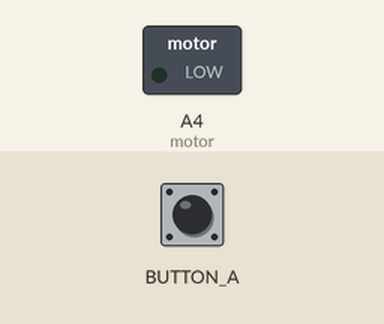
Bench run of a program on a simulated Circuit Playground running CircuitPython. Shown: switched loads named in the program (green lamp = pin HIGH). Inputs (shaded band) come from the test bench.

Above: at 1.2 s.
1.3 s: button A pressed for 0.15 s
At 1.37 s:
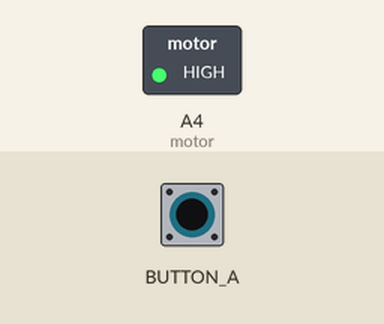
2.9 s: button A pressed for 3.2 s
At 6.8 s:
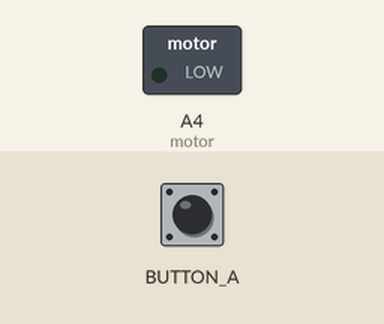
Timing chart, 0 to 8.3 s (numbered marks = the images above; inputs shaded):
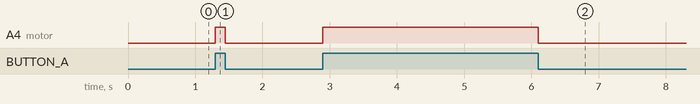

The program:

vibration.py
```python
from adafruit_circuitplayground import cp
import digitalio
import board
motor = digitalio.DigitalInOut(board.A4)
motor.switch_to_output()
while True:
    if cp.button_a:
        motor.value = True
    else:
        motor.value = False
```

Measured:
- after the input at 1.3 s, A4 (motor): LOW → HIGH at once, → LOW 0.15 s later
- after the input at 2.9 s, A4 (motor): LOW → HIGH at once, → LOW 3.2 s later
